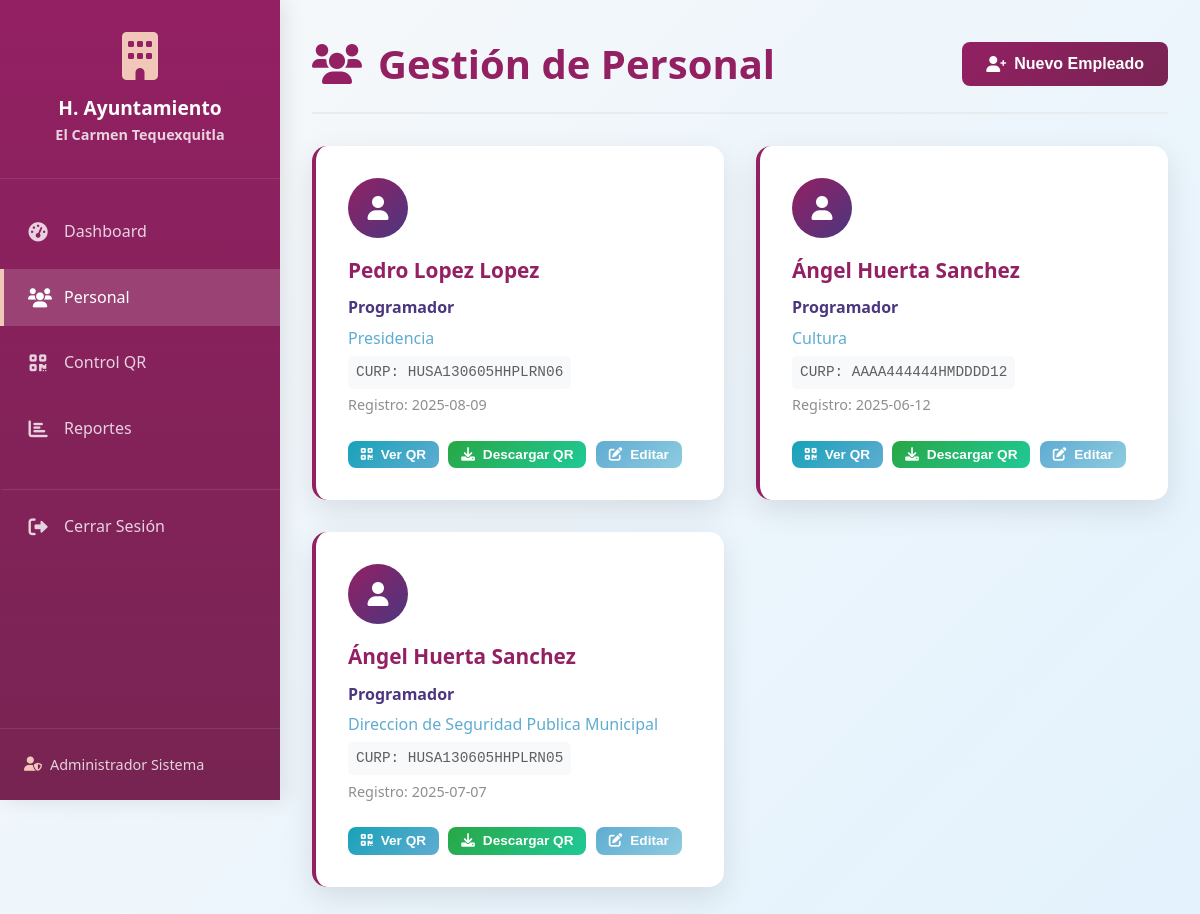
The page /empleados (signed in) on the database its author committed.
### tables this page shows
CREATE TABLE empleados (
            id INTEGER PRIMARY KEY AUTOINCREMENT,
            nombre TEXT NOT NULL,
            apellidos TEXT NOT NULL,
            curp TEXT UNIQUE NOT NULL,
            puesto TEXT NOT NULL,
            departamento TEXT NOT NULL,
            codigo_qr TEXT UNIQUE NOT NULL,
            fecha_registro DATE DEFAULT CURRENT_DATE,
            activo INTEGER DEFAULT 1
        );

### main.py (the view)
@app.route('/empleados')
@login_required
def lista_empleados():
    conn = get_db_connection()
    cursor = conn.cursor()
    cursor.execute('''
        SELECT id, nombre, apellidos, curp, puesto, departamento, fecha_registro, activo
        FROM empleados ORDER BY nombre, apellidos
    ''')
    empleados = cursor.fetchall()
    conn.close()
    return render_template('registro_personal.html', empleados=empleados)

### main.py (called while the page is built)
def convert_date(val):
    return datetime.fromisoformat(val.decode()).date()

def get_db_connection():
    return sqlite3.connect(DATABASE, detect_types=sqlite3.PARSE_DECLTYPES)

def login_required(f):
    @wraps(f)
    def decorated_function(*args, **kwargs):
        if 'admin_id' not in session:
            return redirect(url_for('login'))
        return f(*args, **kwargs)
    return decorated_function

### templates/registro_personal.html (shortened to what this page needs)
{% extends "base.html" %}
{% block content %}
<div class="personal-management">
    <div class="page-header">
        <h1><i class="fas fa-users"></i> Gestión de Personal</h1>
        <button class="btn btn-primary" onclick="openModal('nuevo-empleado-modal')">
            <i class="fas fa-user-plus"></i> Nuevo Empleado
        </button>
    </div>
    <div class="employees-grid">
        {% for empleado in empleados %}
        <div class="employee-card {% if not empleado[7] %}inactive{% endif %}">
            <div class="employee-avatar">
                <i class="fas fa-user"></i>
            </div>
            <div class="employee-info">
                <h3>{{ empleado[1] }} {{ empleado[2] }}</h3>
                <p class="employee-position">{{ empleado[4] }}</p>
                <p class="employee-department">{{ empleado[5] }}</p>
                <p class="employee-curp">CURP: {{ empleado[3] }}</p>
                <p class="employee-date">Registro: {{ empleado[6] }}</p>
            </div>
            <div class="employee-actions">
                <button class="btn btn-sm btn-info" onclick="verQR('{{ empleado[0] }}')">
                    <i class="fas fa-qrcode"></i> Ver QR
                </button>
                <button class="btn btn-sm btn-success" onclick="descargarQR('{{ empleado[0] }}')">
                    <i class="fas fa-download"></i> Descargar QR
                </button>
                <button class="btn btn-sm btn-secondary" onclick="editarEmpleado('{{ empleado[0] }}')">
                    <i class="fas fa-edit"></i> Editar
                </button>
            </div>
        </div>
        {% endfor %}
    </div>
</div>
{% endblock %}

### templates/base.html (shortened to what this page needs)
<!DOCTYPE html>
<html lang="es">
<head>
    <link rel="stylesheet" href="{{ url_for('static', filename='css/styles.css') }}">
    <link href="https://cdnjs.cloudflare.com/ajax/libs/font-awesome/6.0.0/css/all.min.css" rel="stylesheet">
</head>
<body>
    <div class="app-container">
        {% if session.admin_id %}
        <nav class="sidebar">
            <div class="sidebar-header">
                <div class="logo">
                    <i class="fas fa-building"></i>
                    <h3>H. Ayuntamiento<br><small>El Carmen Tequexquitla</small></h3>
                </div>
            </div>
            <ul class="sidebar-menu">
                <li><a href="{{ url_for('dashboard') }}" class="{% if request.endpoint == 'dashboard' %}active{% endif %}">
                    <i class="fas fa-tachometer-alt"></i> Dashboard
                </a></li>
                <li><a href="{{ url_for('lista_empleados') }}" class="{% if request.endpoint == 'lista_empleados' %}active{% endif %}">
                    <i class="fas fa-users"></i> Personal
                </a></li>
                <li><a href="{{ url_for('control_asistencia') }}" class="{% if request.endpoint == 'control_asistencia' %}active{% endif %}">
                    <i class="fas fa-qrcode"></i> Control QR
                </a></li>
                <li><a href="{{ url_for('reportes') }}" class="{% if request.endpoint == 'reportes' %}active{% endif %}">
                    <i class="fas fa-chart-bar"></i> Reportes
                </a></li>
                <li><a href="{{ url_for('logout') }}" class="logout">
                    <i class="fas fa-sign-out-alt"></i> Cerrar Sesión
                </a></li>
            </ul>
            <div class="sidebar-footer">
                <div class="admin-info">
                    <i class="fas fa-user-shield"></i>
                    <span>{{ session.admin_nombre }}</span>
                </div>
            </div>
        </nav>
        {% endif %}
        <main class="main-content {% if not session.admin_id %}full-width{% endif %}">
            {% block content %}{% endblock %}
        </main>
    </div>
</body>
</html>

### rows shown on the page
empleados: nombre "Pedro", apellidos "Lopez Lopez", puesto "Programador", departamento "Presidencia", curp "HUSA130605HHPLRN06", fecha_registro "2025-08-09"
empleados: nombre "Ángel", apellidos "Huerta Sanchez", puesto "Programador", departamento "Cultura", curp "AAAA444444HMDDDD12", fecha_registro "2025-06-12"
empleados: nombre "Ángel", apellidos "Huerta Sanchez", puesto "Programador", departamento "Direccion de Seguridad Publica Municipal", curp "HUSA130605HHPLRN05", fecha_registro "2025-07-07"

### other values the page prints
{{ session.admin_nombre }} "Administrador Sistema"
